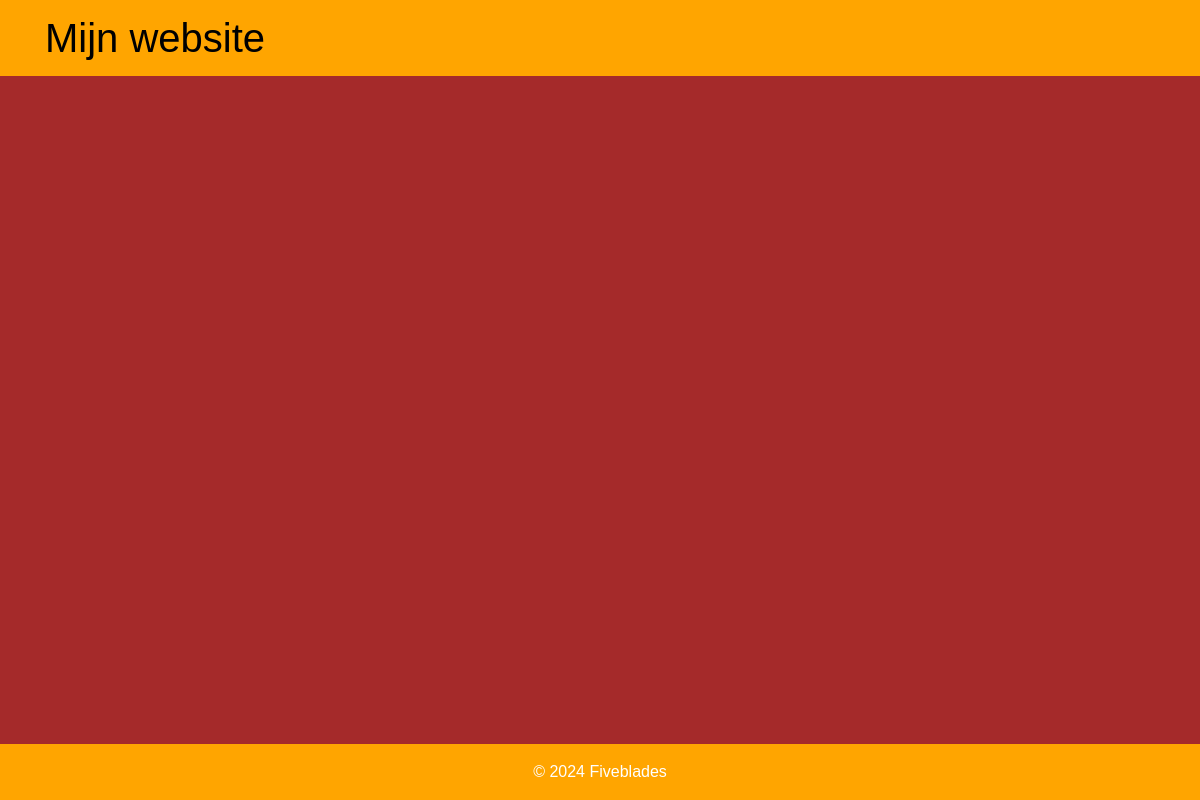
Before: / with the older database file.
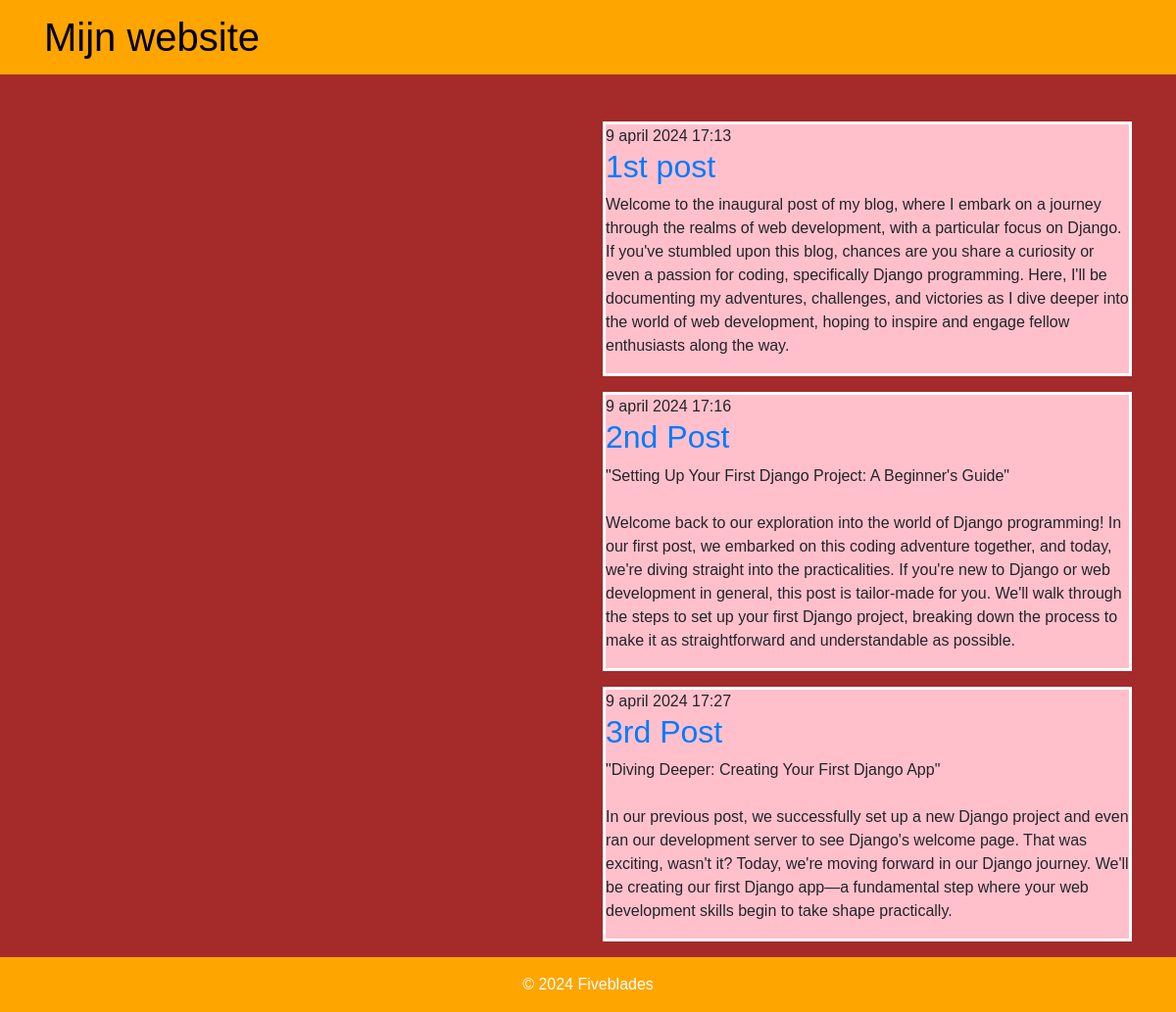
After: the same page with the newer database file.
### blog/models.py (models this page shows)
class Post(models.Model):
    author = models.ForeignKey(settings.AUTH_USER_MODEL, on_delete=models.CASCADE)
    title = models.CharField(max_length=200)
    text = models.TextField()
    created_date = models.DateTimeField(default=timezone.now)
    published_date = models.DateTimeField(blank=True, null=True)

### blog/views.py (the view)
# urls.py: path('', views.post_list, name='post_list'),
def post_list(request):
    posts = Post.objects.filter(published_date__lte=timezone.now()).order_by('published_date')
    return render(request, 'blog/post_list.html', {'posts': posts})

### blog/templates/blog/post_list.html (shortened to what this page needs)
{% load static %}
<!DOCTYPE html>
<html lang="en">
<head>
<link rel="stylesheet" href="https://stackpath.bootstrapcdn.com/bootstrap/4.5.2/css/bootstrap.min.css">
<link rel="stylesheet" href="{% static 'css/stijl.css' %}">
</head>
<body>
<header class="navbar navbar-expand-lg navbar-black bg-orange">
    <div class="container">
        <a class="mijn-website" href="#">Mijn website</a>
    </div>
</header>
<div class="container mt-5">
    <div class="row">
        <div class="col-6">
        </div>
        <div class="col-6">
            {% block content %}
            {% for post in posts %}
            <article class="post">
                <time class="date">
                    {{ post.published_date }}
                </time>
                <h2>
                    <a href="">{{ post.title }}</a>
                </h2>
                <p>{{ post.text|linebreaksbr }}</p>
            </article>
            {% endfor %}
            {% endblock %}
        </div>
    </div>
</div>
<footer class="footer mt-auto py-3 bg-orange text-white">
    <div class="container text-center">
        <span>© 2024 Fiveblades</span>
    </div>
</footer>
</body>
</html>

### blog/static/css/stijl.css (style rules this page uses)
body { font-family: Arial, sans-serif; margin: 0; padding: 0; display: flex; flex-direction: column; min-height: 100vh; background-color: brown; }
header { background-color: orange; color: white; padding: 20px; text-align: center; }
footer { background-color: orange; color: orange; text-align: center; padding: 10px; }
.post { background-color: pink; border-style: solid; border-color: white; }
.mijn-website { color: black; font-size: 40px; }

Changed rows visible on the page:
added Post: published_date "9 april 2024 17:13", title "1st post", text "Welcome to the inaugural post of my blog, where I embark on a journey through the realms of web development, with a particular focus on Django. If you've stumbled upon this blog, chances are you share a curiosity or even a passion for coding, specifically Django programming. Here, I'll be documenting my adventures, challenges, and victories as I dive deeper into the world of web development, hoping to inspire and engage fellow enthusiasts along the way."
added Post: published_date "9 april 2024 17:16", title "2nd Post", text "\"Setting Up Your First Django Project: A Beginner's Guide\" Welcome back to our exploration into the world of Django programming! In our first post, we embarked on this coding adventure together, and today, we're diving straight into the practicalities. If you're new to Django or web development in general, this post is tailor-made for you. We'll walk through the steps to set up your first Django project, breaking down the process to make it as straightforward and understandable as possible."
added Post: published_date "9 april 2024 17:27", title "3rd Post", text "\"Diving Deeper: Creating Your First Django App\" In our previous post, we successfully set up a new Django project and even ran our development server to see Django's welcome page. That was exciting, wasn't it? Today, we're moving forward in our Django journey. We'll be creating our first Django app—a fundamental step where your web development skills begin to take shape practically."
